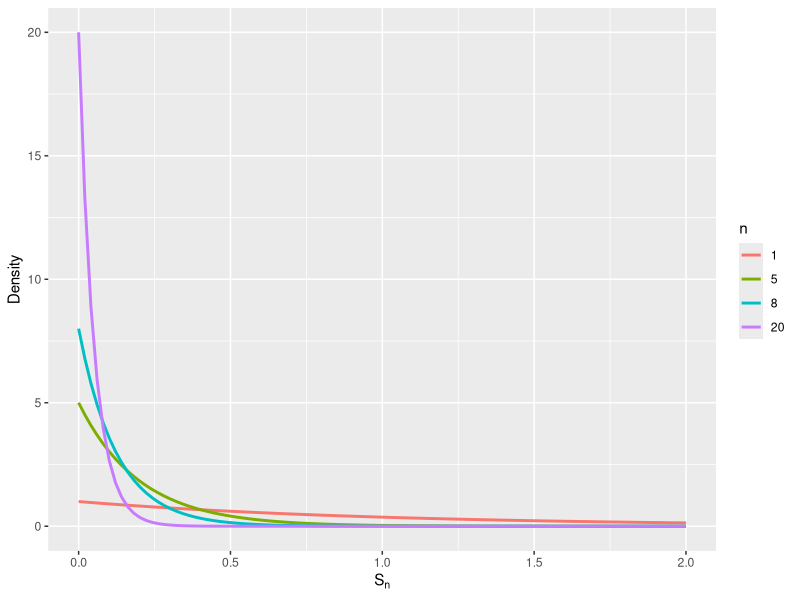
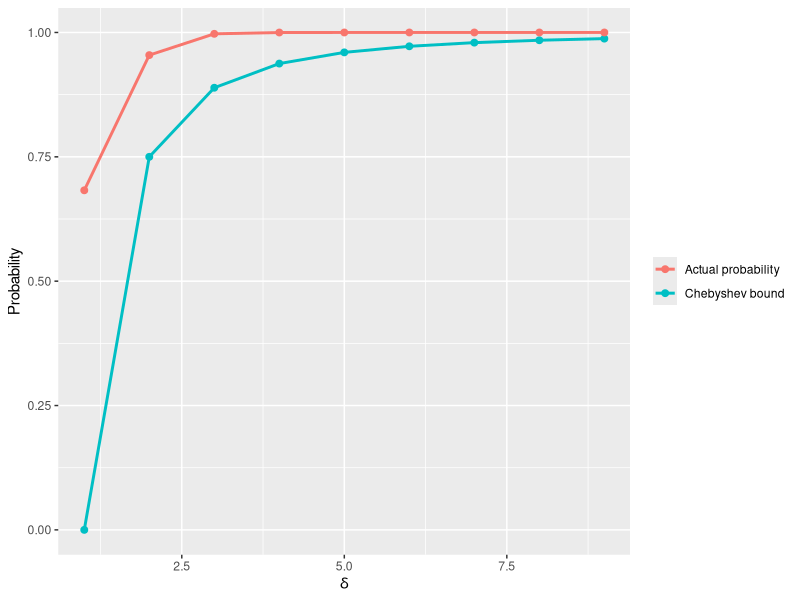
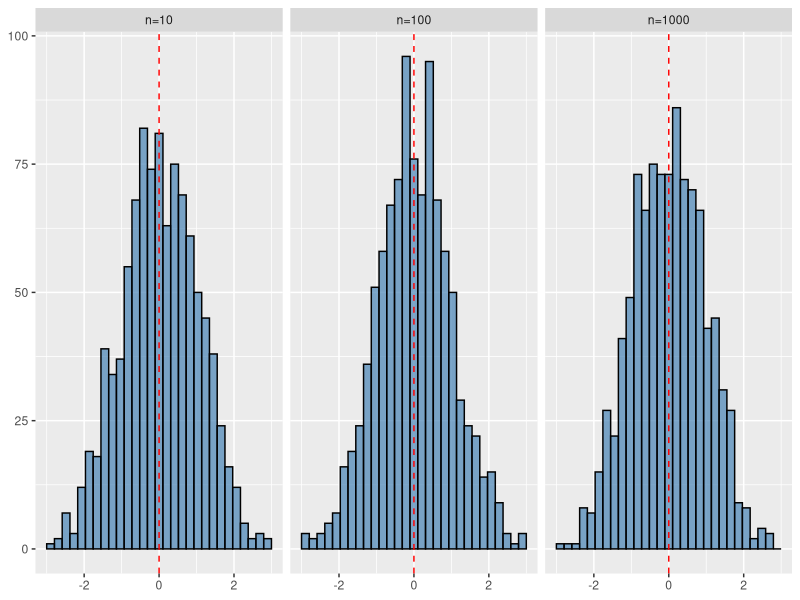
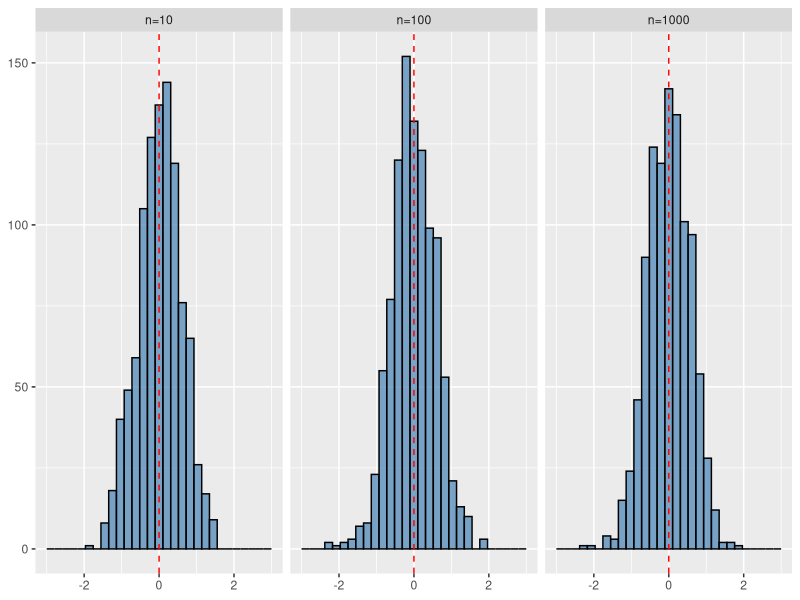
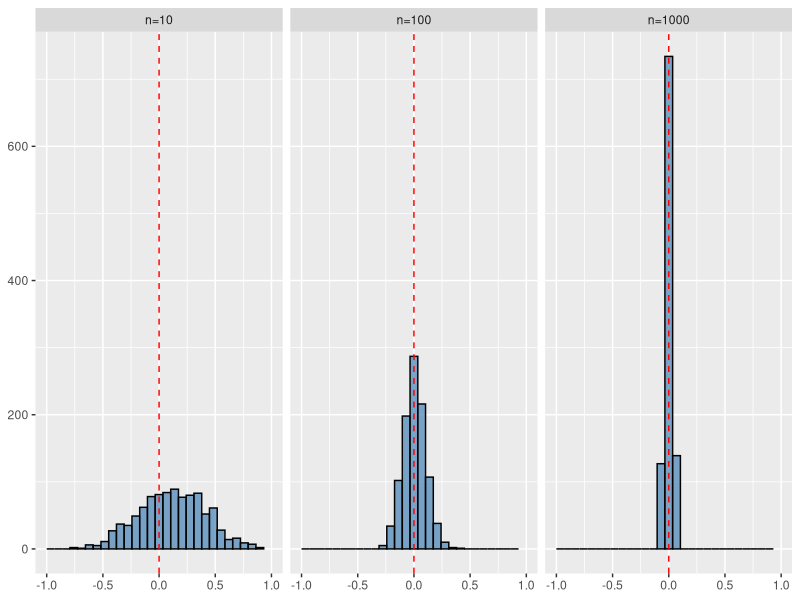
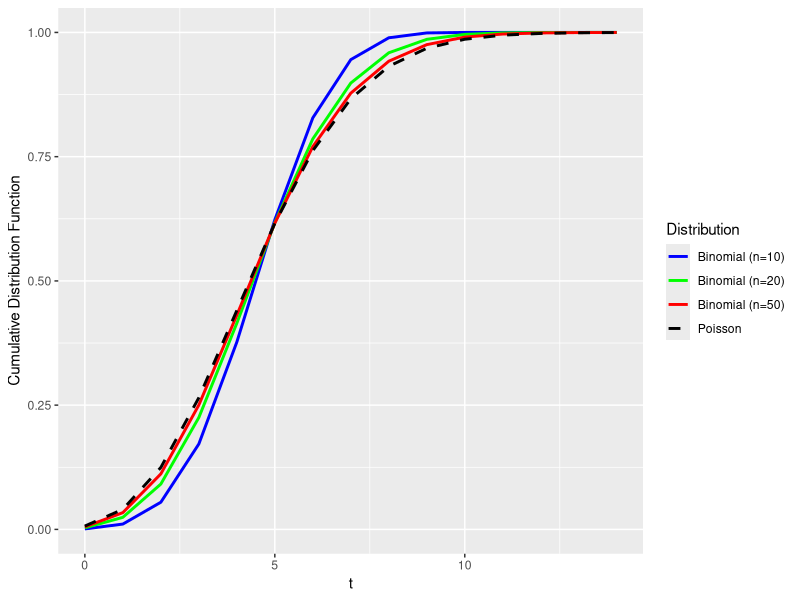
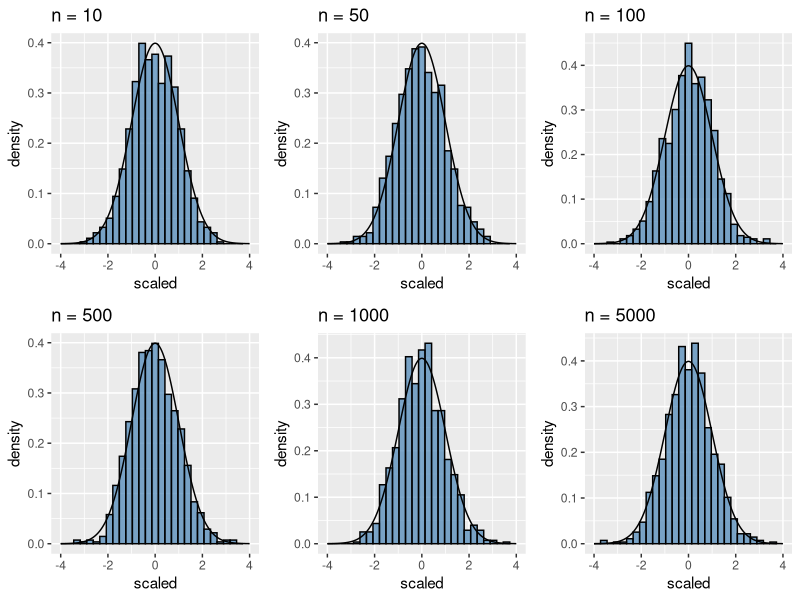

R code for these plots, in order:
## ---- chunk 1
#| warning: false
#| message: false
# Load necessary libraries
library(tidyverse)
library(reshape2)
library(gridExtra)
## ---- chunk 2
#| fig-cap: The pdf of $S_n$ for different $n$
#| label: fig-fig27-1
#| fig-width: 5
#| fig-height: 4
# Plotting the pdf of S_n ~ Exponential(n) for different n
x <- seq(0, 2, length.out = 100)
n_values <- c(1, 5, 8, 20)

# Create a data frame for ggplot
df <- expand.grid(x = x, n = n_values)
df$y <- with(df, dexp(x, rate = n))

ggplot(df, aes(x = x, y = y, color = factor(n))) +
    geom_line(linewidth = 1) +
    labs(x = expression(S[n]), y = "Density", color = "n")
## ---- chunk 3
# Illustrating the Chebyshev inequality
sigma2_V <- 1
mu_V <- 0
delta <- 1:9

# Chebyshev bound
prob_bound <- 1 - sigma2_V / (delta^2)

# Actual probability for V ~ N(mu_V, sigma2_V)
prob_actual <- pnorm(delta, mean = mu_V, sd = sqrt(sigma2_V)) -
    pnorm(-delta, mean = mu_V, sd = sqrt(sigma2_V))
## ---- chunk 4
#| fig-cap: Chebychev's inequality
#| label: fig-chapter27-2
#| fig-width: 5
#| fig-height: 4
# Chebychev lower bound and actual probability
# Create data frame
df <- data.frame(
    delta = rep(delta, 2),
    prob = c(prob_bound, prob_actual),
    type = rep(c("Chebyshev bound", "Actual probability"), each = length(delta))
)

# Plot
ggplot(df, aes(x = delta, y = prob, color = type)) +
    geom_line(linewidth = 1) +
    geom_point(size = 2) +
    labs(x = expression(delta), y = "Probability", color = NULL)
## ---- chunk 5
# Illustrating the law of large numbers
mu_Y <- 0
sigma2_Y <- 1
a <- 0.5

# Three sample sizes
n <- c(10, 100, 1000)

# Number of simulations
n_sim <- 1000

# Preallocate matrices
m_a <- matrix(0, nrow = length(n), ncol = n_sim)
m_b <- matrix(0, nrow = length(n), ncol = n_sim)
m_c <- matrix(0, nrow = length(n), ncol = n_sim)

# Simulations
for (i in seq_along(n)) {
    for (j in 1:n_sim) {
        Y <- rnorm(n[i], mean = mu_Y, sd = sqrt(sigma2_Y))
        m_a[i, j] <- Y[1]
        m_b[i, j] <- sum(a^(0:(n[i] - 1)) * Y) / ((1 - a^n[i]) / (1 - a))
        m_c[i, j] <- mean(Y) + 1 / n[i]
    }
}
## ---- chunk 6
#| fig-cap: Histograms of $m_a$, $m_b$, and $m_c$ for different sample sizes
#| label: fig-chapter27-3
#| layout-nrow: 3
#| fig-subcap:
#|   - "Histograms of $m_a$ for different sample sizes"
#|   - "Histograms of $m_b$ for different sample sizes"
#|   - "Histograms of $m_c$ for different sample sizes"
#| warning: false
#| messages: false
# True mean
mu_Y <- 0
sample_labels <- c("n=10", "n=100", "n=1000")

# Plot for m_a
df_a <- melt(m_a)
colnames(df_a) <- c("n_index", "sim", "value")
df_a$n <- factor(df_a$n_index, labels = sample_labels)

p1 <- ggplot(df_a, aes(x = value)) +
    geom_histogram(bins = 30, fill = "steelblue", color = "black", alpha = 0.7) +
    geom_vline(xintercept = mu_Y, color = "red", linetype = "dashed") +
    facet_wrap(~n, nrow = 1) +
    xlim(-3, 3) +
    labs(x = NULL, y = NULL)

# Plot for m_b
df_b <- melt(m_b)
colnames(df_b) <- c("n_index", "sim", "value")
df_b$n <- factor(df_b$n_index, labels = sample_labels)

p2 <- ggplot(df_b, aes(x = value)) +
    geom_histogram(bins = 30, fill = "steelblue", color = "black", alpha = 0.7) +
    geom_vline(xintercept = mu_Y, color = "red", linetype = "dashed") +
    facet_wrap(~n, nrow = 1) +
    xlim(-3, 3) +
    labs(x = NULL, y = NULL)

# Plot for m_c
df_c <- melt(m_c)
colnames(df_c) <- c("n_index", "sim", "value")
df_c$n <- factor(df_c$n_index, labels = sample_labels)

p3 <- ggplot(df_c, aes(x = value)) +
    geom_histogram(bins = 30, fill = "steelblue", color = "black", alpha = 0.7) +
    geom_vline(xintercept = mu_Y, color = "red", linetype = "dashed") +
    facet_wrap(~n, nrow = 1) +
    xlim(-1, 1) +
    labs(x = NULL, y = NULL)

p1
p2
p3
## ---- chunk 7
#| fig-cap: Illustrating the convergence in distribution
#| label: fig-chapter27-4
# Illustrating the convergence in distribution
# Parameters
lambda_p <- 5
n_values <- c(10, 20, 50)
p_values <- lambda_p / n_values

t_vals <- 0:14 # range of t

# Create a data frame for binomial CDFs
binom_df <- data.frame()

for (i in seq_along(n_values)) {
    n <- n_values[i]
    p <- p_values[i]

    F_n <- sapply(t_vals, function(t) sum(dbinom(0:floor(t), size = n, prob = p)))
    binom_df <- rbind(binom_df, data.frame(
        t = t_vals,
        CDF = F_n,
        Distribution = paste0("Binomial (n=", n, ")")
    ))
}

# Poisson CDF
F_pois <- sapply(t_vals, function(t) sum(dpois(0:floor(t), lambda = lambda_p)))
pois_df <- data.frame(
    t = t_vals,
    CDF = F_pois,
    Distribution = "Poisson"
)

# Combine data
cdf_df <- rbind(binom_df, pois_df)

# Plot
ggplot(cdf_df, aes(x = t, y = CDF, color = Distribution, linetype = Distribution)) +
    geom_line(linewidth = 1) +
    scale_color_manual(values = c("blue", "green", "red", "black")) +
    scale_linetype_manual(values = c("solid", "solid", "solid", "dashed")) +
    labs(x = "t", y = "Cumulative Distribution Function")
## ---- chunk 8
#| fig-cap: Illustrating the central limit theorem
#| label: fig-chapter27-5
#| fig-width: 10
#| fig-height: 10
#| warning: false
#| messages: false
# Illustrating the Central Limit Theorem
set.seed(123)

# Parameters
n_values <- c(10, 50, 100, 500, 1000, 5000)
x <- seq(-4, 4, length.out = 1000)
normal_density <- dnorm(x, mean = 0, sd = 1)

# Function to create a histogram for a given n
clt_hist <- function(n) {
    Y <- matrix(runif(n * 1000, min = 0, max = 1), nrow = n, ncol = 1000)
    Y_bar <- colMeans(Y)
    scaled <- sqrt(12 * n) * (Y_bar - 0.5)
    df <- data.frame(scaled = scaled)

    ggplot(df, aes(x = scaled)) +
        geom_histogram(aes(y = after_stat(density)), bins = 30, fill = "steelblue", color = "black", alpha = 0.7) +
        geom_line(aes(x = x, y = normal_density), color = "black", data = data.frame(x = x, normal_density = normal_density)) +
        xlim(-4, 4) +
        ggtitle(paste("n =", n))
}

# Create list of plots
plots <- lapply(n_values, clt_hist)

# Arrange plots in a 2x3 grid
grid.arrange(grobs = plots, nrow = 2, ncol = 3)
## ---- chunk 9
# Compute 1 - P(Z <= 0.6661) for Z ~ N(0,1)
round(1 - pnorm(0.6661), 4)
## ---- chunk 10
# Compute 1 - P(X <= 40) for X ~ Binomial(n=100, p=exp(-1))
round(1 - pbinom(40, size = 100, prob = exp(-1)), 4)
